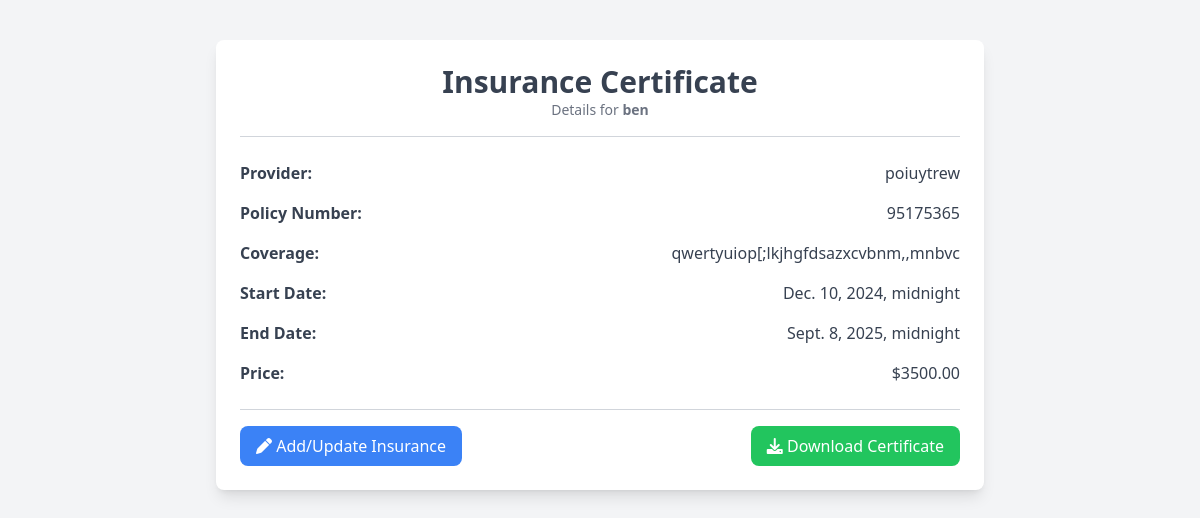
The page /pet_insurance_view/2/ on the database its author committed.
### petapp/models.py (models this page shows, shortened)
class UserPet(models.Model):
    name = models.CharField(max_length=100)
    age = models.IntegerField()
    gender = models.CharField(max_length=50, choices=[('Male', 'Male'), ('Female', 'Female')])
    color = models.CharField(max_length=100)
    breed = models.CharField(max_length=100)
    image = models.ImageField(upload_to='pet_image/')
    owner = models.ForeignKey(User, on_delete=models.CASCADE, related_name="pets")  # Link to User
    qr_code = models.ImageField(upload_to='qr_codes/', blank=True, null=True)

class PetInsurance(models.Model):
    pet = models.OneToOneField(UserPet, on_delete=models.CASCADE, related_name='insurance')
    provider = models.CharField(max_length=255)
    policy_number = models.CharField(max_length=255)
    coverage = models.CharField(max_length=255)
    start_date = models.DateTimeField(auto_now_add=True)
    end_date = models.DateTimeField(blank=True,null=True)
    price = models.DecimalField(max_digits=10, decimal_places=2,null=True, blank=True)

### petapp/views.py (the view)
# urls.py: path('pet_insurance_view/<int:pet_id>/', views.pet_insurance_view, name='pet_insurance_view'),
def pet_insurance_view(request, pet_id):
    try:
        pet = UserPet.objects.get(id=pet_id)
        insurance = PetInsurance.objects.get(pet=pet)
    except UserPet.DoesNotExist:
        return HttpResponse("Pet not found")
    except PetInsurance.DoesNotExist:
        insurance = None
    return render(request, 'insurance.html', {'pet': pet, 'insurance': insurance})

### petapp/templates/insurance.html (shortened to what this page needs)
<!DOCTYPE html>
<html lang="en">
<head>
    <script src="https://cdn.tailwindcss.com"></script>
    <link rel="stylesheet" href="https://cdnjs.cloudflare.com/ajax/libs/font-awesome/6.0.0/css/all.min.css">
</head>
<body class="bg-gray-100">
    <div class="max-w-3xl mx-auto mt-10 bg-white shadow-lg rounded-lg p-6">
        <div class="text-center border-b border-gray-300 pb-4">
            <h1 class="text-3xl font-bold text-gray-700">Insurance Certificate</h1>
            <p class="text-gray-500 text-sm">Details for <span class="font-semibold">{{ pet.name }}</span></p>
        </div>
        {% if insurance %}
        <div class="py-6 space-y-4">
            <p class="flex justify-between text-gray-700">
                <span class="font-semibold">Provider:</span> <span>{{ insurance.provider }}</span>
            </p>
            <p class="flex justify-between text-gray-700">
                <span class="font-semibold">Policy Number:</span> <span>{{ insurance.policy_number }}</span>
            </p>
            <p class="flex justify-between text-gray-700">
                <span class="font-semibold">Coverage:</span> <span>{{ insurance.coverage }}</span>
            </p>
            <p class="flex justify-between text-gray-700">
                <span class="font-semibold">Start Date:</span> <span>{{ insurance.start_date }}</span>
            </p>
            <p class="flex justify-between text-gray-700">
                <span class="font-semibold">End Date:</span> <span>{{ insurance.end_date }}</span>
            </p>
            <p class="flex justify-between text-gray-700">
                <span class="font-semibold">Price:</span> <span>${{ insurance.price }}</span>
            </p>
        </div>
        {% else %}
        <div class="py-6">
            <p class="text-red-500 text-center">No insurance details available.</p>
        </div>
        {% endif %}
        <div class="flex justify-between items-center border-t border-gray-300 pt-4">
            <a href="{% url 'pet_insurance' pet.id %}" class="text-white bg-blue-500 hover:bg-blue-600 px-4 py-2 rounded-lg">
                <i class="fas fa-pen"></i> Add/Update Insurance
            </a>
            <button onclick="window.print()" class="text-white bg-green-500 hover:bg-green-600 px-4 py-2 rounded-lg">
                <i class="fas fa-download"></i> Download Certificate
            </button>
        </div>
    </div>
</body>
</html>

### rows shown on the page
UserPet: name "ben"
PetInsurance: provider "poiuytrew", policy_number "95175365", coverage "qwertyuiop[;lkjhgfdsazxcvbnm,,mnbvc", start_date "Dec. 10, 2024, midnight", end_date "Sept. 8, 2025, midnight", price "3500.00"
